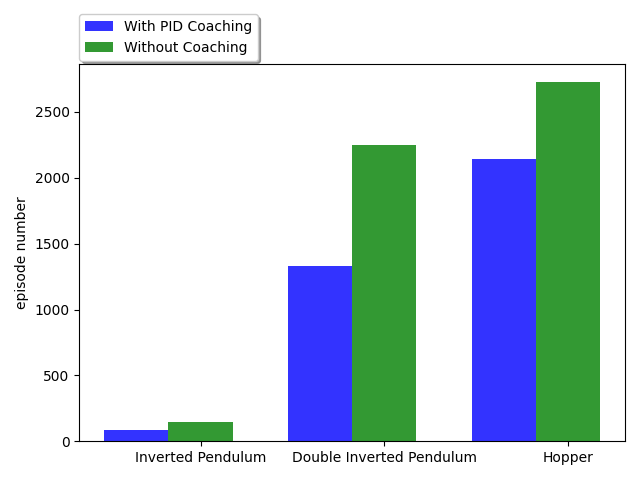

This chart was generated by the following Python code:
from tensorforce import Agent, Environment
import matplotlib.pyplot as plt
import numpy as np
import math
import pickle
from tqdm import tqdm
import gym

rl=[147,2251,2725]
pid=[82,1327,2143]

# data to plot
n_groups = 3

# create plot
fig, ax = plt.subplots()
index = np.arange(n_groups)
bar_width = 0.35
opacity = 0.8

rects1 = plt.bar(index, pid, bar_width,
alpha=opacity,
color='b',
label='With PID Coaching')

rects2 = plt.bar(index + bar_width, rl, bar_width,
alpha=opacity,
color='g',
label='Without Coaching')

plt.ylabel('episode number')
plt.xticks(index + bar_width, ('Inverted Pendulum', 'Double Inverted Pendulum', 'Hopper'))
plt.legend(bbox_to_anchor=(0., 1.02, 1., .102), loc='center left',shadow=True, borderaxespad=0)
plt.tight_layout()
plt.savefig('compare.png')